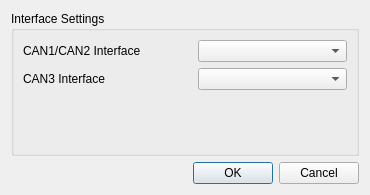
<?xml version="1.0" encoding="UTF-8"?>
<ui version="4.0">
 <class>DialogConfig</class>
 <widget class="QDialog" name="DialogConfig">
  <property name="geometry">
   <rect>
    <x>0</x>
    <y>0</y>
    <width>370</width>
    <height>195</height>
   </rect>
  </property>
  <property name="windowTitle">
   <string>Dialog</string>
  </property>
  <layout class="QGridLayout" name="gridLayout">
   <item row="0" column="0">
    <widget class="QGroupBox" name="groupBox">
     <property name="title">
      <string>Interface Settings</string>
     </property>
     <layout class="QGridLayout" name="gridLayout_2">
      <item row="0" column="1">
       <spacer name="horizontalSpacer">
        <property name="orientation">
         <enum>Qt::Horizontal</enum>
        </property>
        <property name="sizeType">
         <enum>QSizePolicy::Fixed</enum>
        </property>
        <property name="sizeHint" stdset="0">
         <size>
          <width>20</width>
          <height>0</height>
         </size>
        </property>
       </spacer>
      </item>
      <item row="1" column="2">
       <widget class="QComboBox" name="comboBox_2"/>
      </item>
      <item row="1" column="0">
       <widget class="QLabel" name="label_2">
        <property name="text">
         <string>CAN3 Interface</string>
        </property>
       </widget>
      </item>
      <item row="0" column="0">
       <widget class="QLabel" name="label">
        <property name="text">
         <string>CAN1/CAN2 Interface</string>
        </property>
       </widget>
      </item>
      <item row="0" column="2">
       <widget class="QComboBox" name="comboBox"/>
      </item>
      <item row="2" column="0">
       <spacer name="verticalSpacer">
        <property name="orientation">
         <enum>Qt::Vertical</enum>
        </property>
        <property name="sizeHint" stdset="0">
         <size>
          <width>20</width>
          <height>40</height>
         </size>
        </property>
       </spacer>
      </item>
     </layout>
    </widget>
   </item>
   <item row="1" column="0">
    <widget class="QDialogButtonBox" name="buttonBox">
     <property name="standardButtons">
      <set>QDialogButtonBox::Cancel|QDialogButtonBox::Ok</set>
     </property>
    </widget>
   </item>
  </layout>
 </widget>
 <resources/>
 <connections/>
</ui>
